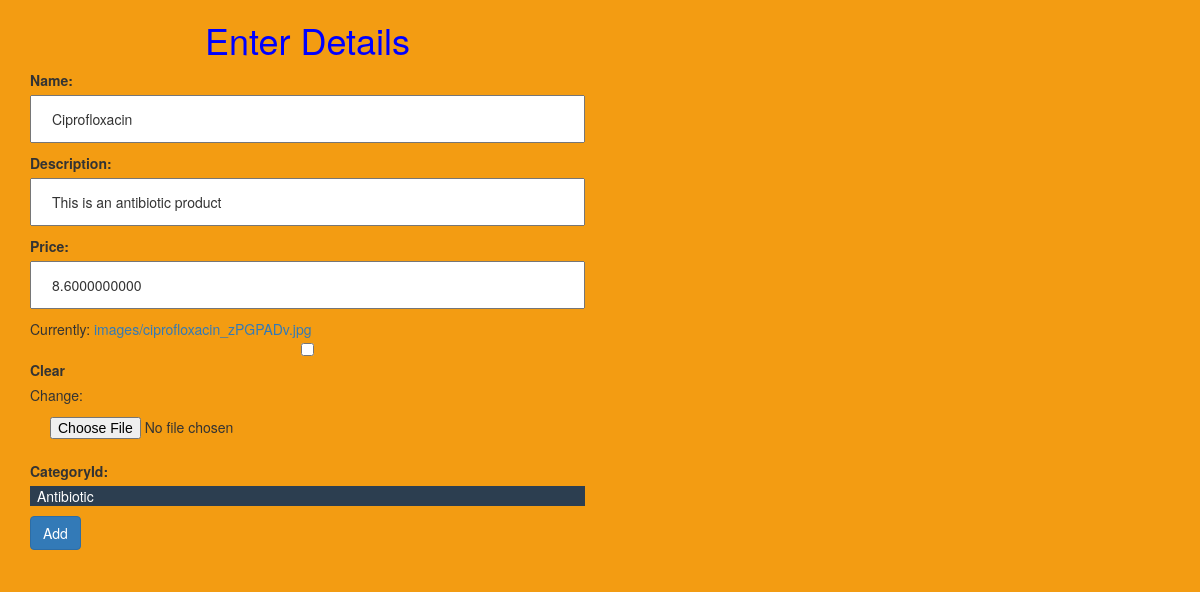
The page /app/update/2/ on the database its author committed.
### app/models.py (models this page shows)
class products(models.Model):
    objects = None
    productId = models.IntegerField(primary_key=True)
    name = models.CharField(max_length=300)
    price = models.DecimalField('Price', max_digits=20, decimal_places=10, blank=True, null=True)
    description = models.CharField(max_length=300)
    image = models.FileField(upload_to='images/', blank=True, null=True, verbose_name="")
    categoryId = models.ForeignKey("categories")

class categories(models.Model):
    object = None
    categoryId = models.IntegerField(primary_key=True,)
    name = models.CharField(max_length=300)
    image = models.FileField(upload_to='images/', null=True, verbose_name="")
    def __str__(self):
        return '{}'.format(self.name)

### app/views.py (the view)
# urls.py: url(r'^update/(?P<productId>\d+)/$', views.update, name='update'),
def update(request, productId):
    product = products.objects.get(productId=productId)
    form = EmployeeForm(request.POST or None, instance=product)
    if form.is_valid():
        form.save()
        return HttpResponseRedirect('/app/remove/')
    return render(request, 'update.html', {'form': form, 'product': product})

### app/forms.py
class EmployeeForm(forms.ModelForm):
    class Meta:
        model = products
        fields = ('name', 'description', 'price', 'image', 'categoryId')

### app/Templates/update.html (shortened to what this page needs)
	<!DOCTYPE html>
	<html lang="en">
	<head>
			{% load staticfiles %}
			<link rel="stylesheet" type="text/css" href="{% static 'back.css' %}">
			<link rel="stylesheet" type="text/css" href="{% static 'css/bootstrap.min.css' %}">
			<link href="{% static 'font-awesome-4.7.0/css/font-awesome.min.css' %}" rel="stylesheet">
			<link rel="stylesheet" type="text/css" href="{% static 'form.css' %}">
	</head>
	<body>
	<div class="container">
		<div class="row">
			<div class="col-sm-6" id="form">
			<h1 style="color:blue">Enter Details</h1>
				<form method="POST" enctype="multipart/form-data" >
                {{ form.as_p }}
				<div class="form-group">
					<button type="submit" class="btn btn-primary" name="Add">Add</button>
				</div>
			</form>
			</div>
		</div>
	</div>
	</body>
	</html>

### app/static/back.css (style rules this page uses)
#form { border: 0px solid #ffffff; }

### app/static/form.css (style rules this page uses)
input { width:100%; padding: 12px 20px; margin: px 0; box-sizing: border-box; }
body { background: #f39c12; }
h1 { text-align: center; }
select { -webkit-appearance: none; -moz-appearance: none; -ms-appearance: none; appearance: none; outline: 0; box-shadow: none; border: 0 !important; background: #2c3e50; background-image: none; }
select { width: 100%; height: 100%; margin: 0; padding: 0 0 0 .5em; color: #fff; cursor: pointer; }

### rows shown on the page
products: name "Ciprofloxacin", description "This is an antibiotic product"
categories: categoryId "Antibiotic"
